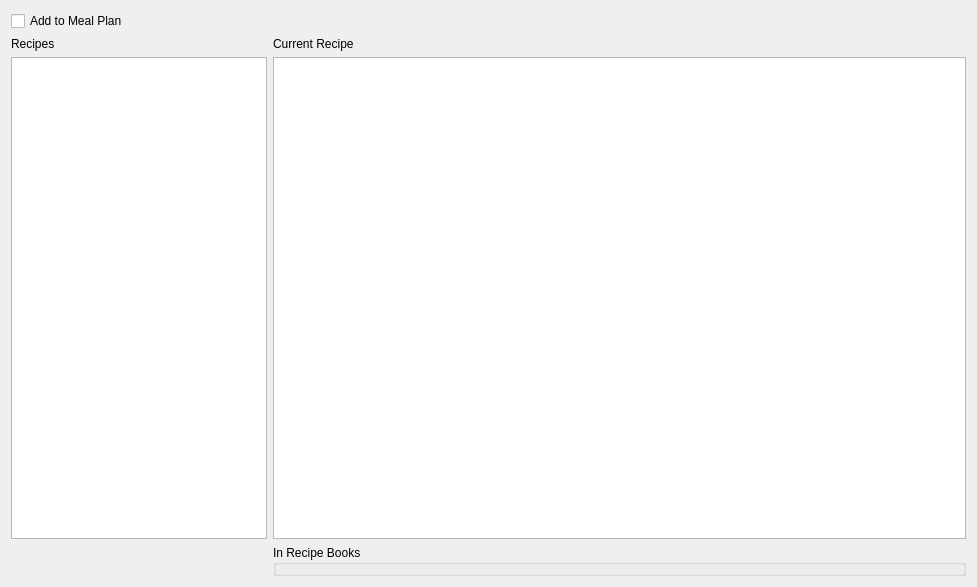
<?xml version="1.0" encoding="UTF-8"?>
<ui version="4.0">
 <class>PrivateRecipesWidget</class>
 <widget class="QWidget" name="PrivateRecipesWidget">
  <property name="geometry">
   <rect>
    <x>0</x>
    <y>0</y>
    <width>977</width>
    <height>587</height>
   </rect>
  </property>
  <property name="windowTitle">
   <string>Form</string>
  </property>
  <layout class="QFormLayout" name="formLayout">
   <item row="0" column="0">
    <widget class="QCheckBox" name="add_to_meal_plan">
     <property name="text">
      <string>Add to Meal Plan</string>
     </property>
    </widget>
   </item>
   <item row="1" column="0">
    <widget class="QLabel" name="label">
     <property name="text">
      <string>Recipes</string>
     </property>
    </widget>
   </item>
   <item row="1" column="1">
    <widget class="QLabel" name="label_2">
     <property name="text">
      <string>Current Recipe</string>
     </property>
    </widget>
   </item>
   <item row="2" column="0">
    <widget class="QListWidget" name="recipes_list"/>
   </item>
   <item row="2" column="1">
    <widget class="QTextBrowser" name="recipe_view"/>
   </item>
   <item row="3" column="1">
    <widget class="QGroupBox" name="recipe_books_cboxes">
     <property name="title">
      <string>In Recipe Books</string>
     </property>
    </widget>
   </item>
  </layout>
 </widget>
 <resources/>
 <connections/>
</ui>
